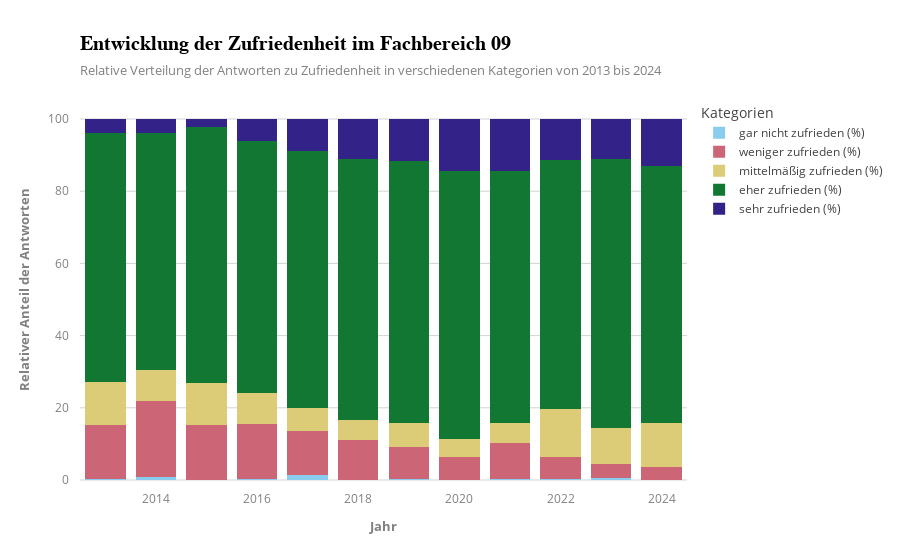

Notebook code cell kept with this figure:
### Markdown cell above
### plot

### Code cell
infoviz_template = dict(
    layout=dict(
        template="plotly_white",
        title=dict(
            font=dict(size=20, family="Arial", weight="bold", color="black"),
            xanchor="left",  
            xref="paper",
            x=0,
            subtitle=dict(
                text="Relative Verteilung der Antworten zu Zufriedenheit in verschiedenen Kategorien von 2013 bis 2024",
                font=dict(color="gray", size=13),
            ),
        ),
        xaxis=dict(
            showgrid=False,
            zerolinecolor="lightgrey",
            tickfont=dict(color="grey", size=12),
            title_font=dict(color="grey", weight="bold", size=13),
            title_standoff=15,
            ticklabelstandoff=10,
            ticklabelposition="outside bottom"
        ),
        yaxis=dict(
            showgrid=True, gridcolor="lightgrey",
            zerolinecolor="lightgrey",
            tickfont=dict(color="grey", size=12),
            title_font=dict(color="grey", weight="bold", size=13),
            title_standoff=15,
            ticklabelstandoff=10,
            ticklabelposition="outside left"
        ),
    )
)

pio.templates["infoviz"] = infoviz_template

category_order = [
    'gar nicht zufrieden (%)', 
    'weniger zufrieden (%)', 
    'mittelmäßig zufrieden (%)', 
    'eher zufrieden (%)', 
    'sehr zufrieden (%)'
]

df_melted = df_rel.reset_index().melt(id_vars="Jahr", var_name="Category", value_name="sum")
df_melted.rename(columns={"index": "Jahr"}, inplace=True)

df_melted['Category'] = pd.Categorical(df_melted['Category'], categories=category_order, ordered=True)

df_melted = df_melted.sort_values(by=['Jahr', 'Category'])

fig = px.bar(df_melted, x="Jahr", 
             y="sum", 
             color="Category", 
             title="Entwicklung der Zufriedenheit im Fachbereich 09", 
             color_discrete_sequence=px.colors.qualitative.Safe, 
             template="infoviz",
             barmode="stack",
             labels={
                 'Jahr': 'Jahr', 
                 'sum': 'Relativer Anteil der Antworten',
                 'Category': 'Kategorien'
             })


fig.show()

### Figure 1 — Plotly figure (JSON) as saved in the notebook; plotly's stock layout.template omitted (floating-point values rounded to 4 significant figures)
{"data": [{"alignmentgroup": "True", "hovertemplate": "Kategorien=gar nicht zufrieden (%)<br>Jahr=%{x}<br>Relativer Anteil der Antworten=%{y}<extra></extra>", "legendgroup": "gar nicht zufrieden (%)", "marker": {"color": "rgb(136, 204, 238)", "pattern": {"shape": ""}}, "name": "gar nicht zufrieden (%)", "offsetgroup": "gar nicht zufrieden (%)", "orientation": "v", "showlegend": true, "textposition": "auto", "type": "bar", "x": ["2013", "2014", "2015", "2016", "2017", "2018", "2019", "2020", "2021", "2022", "2023", "2024"], "xaxis": "x", "y": [0.3515, 0.7366, 0, 0.3431, 1.306, 0, 0.3619, 0, 0.3672, 0.1439, 0.4535, 0], "yaxis": "y"}, {"alignmentgroup": "True", "hovertemplate": "Kategorien=weniger zufrieden (%)<br>Jahr=%{x}<br>Relativer Anteil der Antworten=%{y}<extra></extra>", "legendgroup": "weniger zufrieden (%)", "marker": {"color": "rgb(204, 102, 119)", "pattern": {"shape": ""}}, "name": "weniger zufrieden (%)", "offsetgroup": "weniger zufrieden (%)", "orientation": "v", "showlegend": true, "textposition": "auto", "type": "bar", "x": ["2013", "2014", "2015", "2016", "2017", "2018", "2019", "2020", "2021", "2022", "2023", "2024"], "xaxis": "x", "y": [14.94, 21.18, 15.18, 15.09, 12.19, 10.97, 8.685, 6.364, 9.792, 6.187, 4.082, 3.521], "yaxis": "y"}, {"alignmentgroup": "True", "hovertemplate": "Kategorien=mittelmäßig zufrieden (%)<br>Jahr=%{x}<br>Relativer Anteil der Antworten=%{y}<extra></extra>", "legendgroup": "mittelmäßig zufrieden (%)", "marker": {"color": "rgb(221, 204, 119)", "pattern": {"shape": ""}}, "name": "mittelmäßig zufrieden (%)", "offsetgroup": "mittelmäßig zufrieden (%)", "orientation": "v", "showlegend": true, "textposition": "auto", "type": "bar", "x": ["2013", "2014", "2015", "2016", "2017", "2018", "2019", "2020", "2021", "2022", "2023", "2024"], "xaxis": "x", "y": [11.78, 8.471, 11.61, 8.576, 6.531, 5.565, 6.755, 5.065, 5.508, 13.38, 9.977, 12.21], "yaxis": "y"}, {"alignmentgroup": "True", "hovertemplate": "Kategorien=eher zufrieden (%)<br>Jahr=%{x}<br>Relativer Anteil der Antworten=%{y}<extra></extra>", "legendgroup": "eher zufrieden (%)", "marker": {"color": "rgb(17, 119, 51)", "pattern": {"shape": ""}}, "name": "eher zufrieden (%)", "offsetgroup": "eher zufrieden (%)", "orientation": "v", "showlegend": true, "textposition": "auto", "type": "bar", "x": ["2013", "2014", "2015", "2016", "2017", "2018", "2019", "2020", "2021", "2022", "2023", "2024"], "xaxis": "x", "y": [69.07, 65.75, 70.98, 69.81, 71.12, 72.34, 72.62, 74.16, 70.01, 69.06, 74.38, 71.36], "yaxis": "y"}, {"alignmentgroup": "True", "hovertemplate": "Kategorien=sehr zufrieden (%)<br>Jahr=%{x}<br>Relativer Anteil der Antworten=%{y}<extra></extra>", "legendgroup": "sehr zufrieden (%)", "marker": {"color": "rgb(51, 34, 136)", "pattern": {"shape": ""}}, "name": "sehr zufrieden (%)", "offsetgroup": "sehr zufrieden (%)", "orientation": "v", "showlegend": true, "textposition": "auto", "type": "bar", "x": ["2013", "2014", "2015", "2016", "2017", "2018", "2019", "2020", "2021", "2022", "2023", "2024"], "xaxis": "x", "y": [3.866, 3.867, 2.232, 6.175, 8.853, 11.13, 11.58, 14.42, 14.32, 11.22, 11.11, 12.91], "yaxis": "y"}], "layout": {"barmode": "stack", "legend": {"title": {"text": "Kategorien"}, "tracegroupgap": 0}, "title": {"text": "Entwicklung der Zufriedenheit im Fachbereich 09"}, "xaxis": {"anchor": "y", "domain": [0, 1], "title": {"text": "Jahr"}}, "yaxis": {"anchor": "x", "domain": [0, 1], "title": {"text": "Relativer Anteil der Antworten"}}}}
